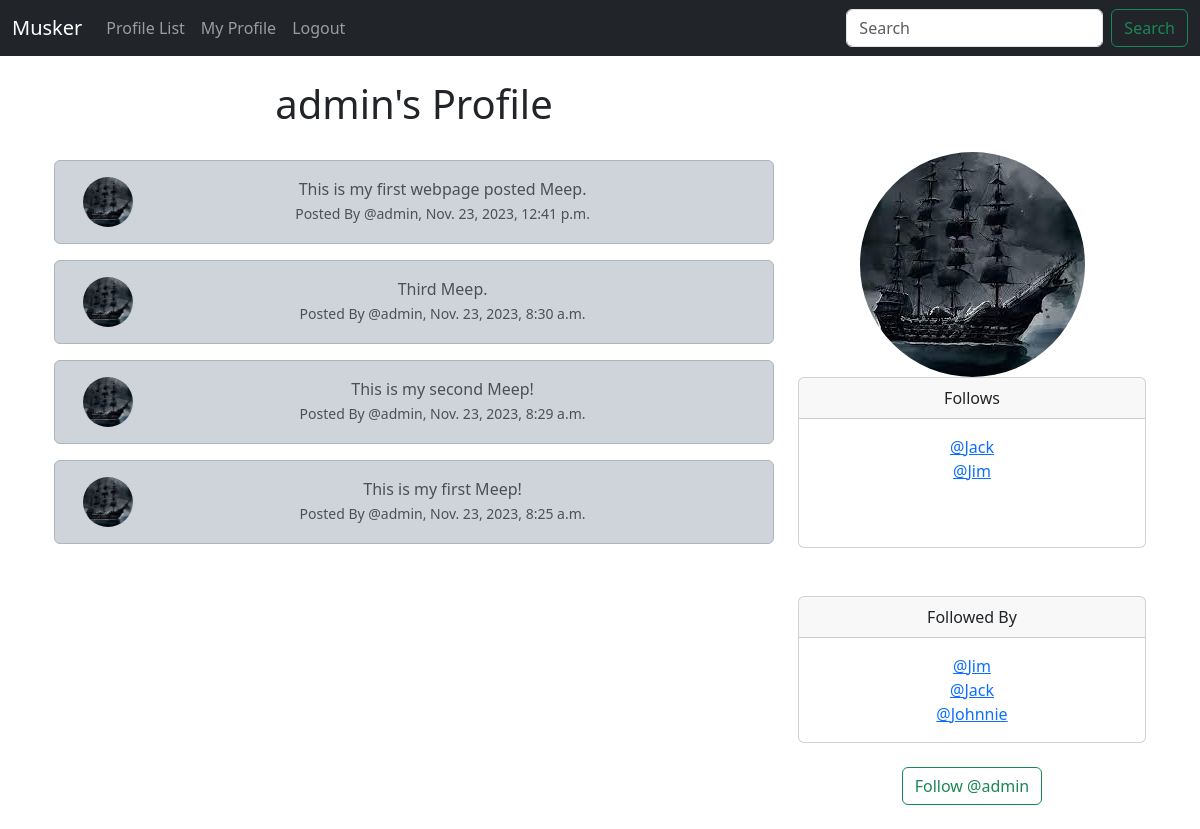
/profile/1 (signed in), run on the app's committed database.
### musker/models.py (models this page shows, shortened)
class Profile(models.Model):
    user = models.OneToOneField(User, on_delete=models.CASCADE)
    follows = models.ManyToManyField('self', related_name='followed_by', symmetrical=False, blank=True)
    date_modified = models.DateTimeField(User, auto_now=True)
    profile_image = models.ImageField(null=True, blank=True, upload_to='images/')
    def __str__(self):
        return self.user.username

class Meep(models.Model):
    user = models.ForeignKey(User, related_name='meeps', on_delete=models.DO_NOTHING)
    body = models.CharField(max_length=200)
    created_at = models.DateTimeField(auto_now_add=True)
    likes = models.ManyToManyField(User, related_name='meep_like', blank=True)

### musker/views.py (the view, shortened to what this page needs)
# urls.py: path('profile/<int:pk>', views.profile, name='profile'),
def profile(request, pk):
	if request.user.is_authenticated:
		profile = Profile.objects.get(user_id=pk)
		meeps = Meep.objects.filter(user_id=pk).order_by('-created_at')
		return render(request, 'profile.html', {'profile':profile, 'meeps':meeps})
	else:
		messages.success(request, 'You Must Be Logged In To View This Page...')
		return redirect('home')

### musker/templates/profile.html (shortened to what this page needs)
{% extends 'base.html' %}
{% load static %}
{% block content %}
    {% if profile %}
        <div class="container text-center">
            <div class="row">
                <div class="col-8">
                    <h1>{{ profile.user.username }}'s Profile</h1><br/>
                    {% if meeps %}
                        {% for meep in meeps %}
                            <div class="alert alert-dark" role="alert">
                                <div class="container">
                                    <div class="row">
                                        <div class="col-1">
                                            {% if profile.profile_image %}
                                                <img src="{{ profile.profile_image.url }}" width=50 height=50 class="rounded-circle" alt="{{ profile.user.username }}">
                                            {% else %}
                                                <img src="{% static 'images/default_profile_pic.png' %}" width=50 height=50 class="rounded-circle" alt="{{ profile.user.username }}">
                                            {% endif %}
                                        </div>
                                        <div class="col-11">
                                            {{ meep.body }}
                                            <br/>
                                            <small class="text-muted">Posted By @{{ meep.user.username }}, {{ meep.created_at }}</small>
                                        </div><br/>
                                    </div>
                                </div>
                            </div>
                        {% endfor %}
                    {% endif %}
                </div>
                <div class="col-4">
                    <br/><br/><br/>
                    {% if profile.profile_image %}
                        <img src="{{ profile.profile_image.url }}" class="rounded-circle">
                    {% endif %}
                    <div class="card">
                        <div class="card-header">Follows</div>
                        <div class="card-body">
                          <p class="card-text">
                            {% for following in profile.follows.all %}
                            <a href="{% url 'profile' following.user.id %}">@{{ following }}</a><br/>
                            {% endfor %}
                            <br/><br/>
                          </p>
                        </div>
                    </div>
                    <br/><br/>
                    <div class="card">
                        <div class="card-header">
                          Followed By
                        </div>
                        <div class="card-body">
                          <p class="card-text">
                            {% for following in profile.followed_by.all %}
                            <a href="{% url 'profile' following.user.id %}">@{{ following }}</a><br/>
                            {% endfor %}
                          </p>
                        </div>
                    </div>
                    <br/>
                    <form method=POST>
                        {% if profile in user.profile.follows.all %}
                            <button class="btn btn-outline-danger" name="follow" value="unfollow" type="submit">
                                Unfollow @{{ profile.user.username | lower}}
                            </button>
                        {% else %}
                            <button class="btn btn-outline-success" name="follow" value="follow" type="submit">
                                Follow @{{ profile.user.username | lower }}
                            </button>
                        {% endif %}
                    </form>
                    <br/>
                </div>
            </div>
        </div>
    {% endif %}
{% endblock %}

### data on the page
Profile: user.username "admin", profile_image (picture)
Meep: profile_image (picture), body "This is my first webpage posted Meep.", user.username "admin", created_at "Nov. 23, 2023, 12:41 p.m."
Meep: profile_image (picture), body "Third Meep.", user.username "admin", created_at "Nov. 23, 2023, 8:30 a.m."
Meep: profile_image (picture), body "This is my second Meep!", user.username "admin", created_at "Nov. 23, 2023, 8:29 a.m."
Meep: profile_image (picture), body "This is my first Meep!", user.username "admin", created_at "Nov. 23, 2023, 8:25 a.m."
Profile: user.username "Jack"
Profile: user.username "Jim"
Profile: user.username "Johnnie"
